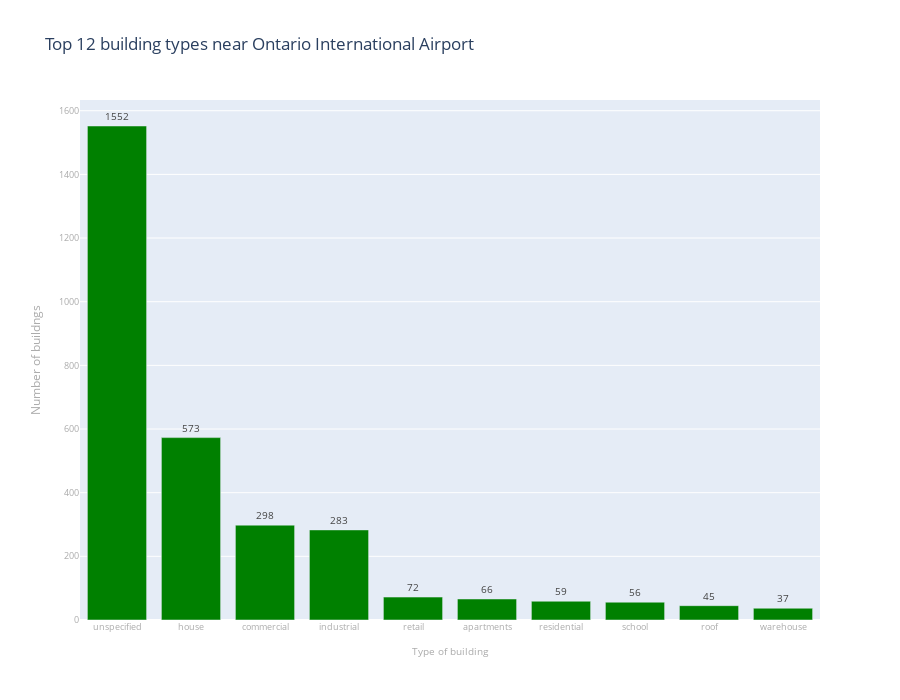

Notebook source saved alongside this figure:
### Code cell
# creating a plotly graph
fig = px.bar(osm_build_count.head(10),
        x='building',
        y='count',
        title="Top 12 building types near Ontario International Airport", 
        text_auto = True,
        height=700,
        width=900,
        color_discrete_sequence =['green']*len(osm_build_count),
        labels={
                'count': 'Number of buildngs',
                'building': 'Type of building',
        })

# labeling the bar
fig.update_traces(textposition='outside',textfont_size=10,textfont_color='#444')

# labeling the axes
fig.update_yaxes(title_font_size=12,title_font_color='#aaa',tickfont_color='#aaa',tickfont_size=9)
fig.update_xaxes(title_font_size=10,title_font_color='#aaa',tickfont_color='#aaa',tickfont_size=9)

# show the figure
fig.show()

### Figure 1 — Plotly figure (JSON) as saved in the notebook; plotly's stock layout.template omitted (floating-point values rounded to 4 significant figures)
{"data": [{"alignmentgroup": "True", "hovertemplate": "Type of building=%{x}<br>Number of buildngs=%{y}<extra></extra>", "legendgroup": "", "marker": {"color": "green", "pattern": {"shape": ""}}, "name": "", "offsetgroup": "", "orientation": "v", "showlegend": false, "textfont": {"color": "#444", "size": 10}, "textposition": "outside", "texttemplate": "%{y}", "type": "bar", "x": ["unspecified", "house", "commercial", "industrial", "retail", "apartments", "residential", "school", "roof", "warehouse"], "xaxis": "x", "y": [1552, 573, 298, 283, 72, 66, 59, 56, 45, 37], "yaxis": "y"}], "layout": {"barmode": "relative", "height": 700, "legend": {"tracegroupgap": 0}, "title": {"text": "Top 12 building types near Ontario International Airport"}, "width": 900, "xaxis": {"anchor": "y", "autorange": true, "domain": [0, 1], "range": [-0.5, 9.5], "tickfont": {"color": "#aaa", "size": 9}, "title": {"font": {"color": "#aaa", "size": 10}, "text": "Type of building"}, "type": "category"}, "yaxis": {"anchor": "x", "autorange": true, "domain": [0, 1], "range": [0, 1634.0], "tickfont": {"color": "#aaa", "size": 9}, "title": {"font": {"color": "#aaa", "size": 12}, "text": "Number of buildngs"}, "type": "linear"}}}
